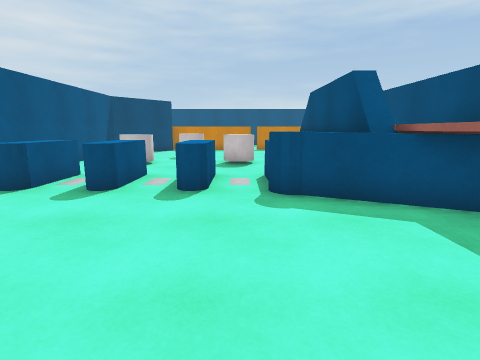
view 1 (above)

18 first-person views from a walk through a scene from a Unity 3-D project. The camera is 1.3 m above the floor, tilts 10° down and sees 80° across. The floor is counted in squares, 1 m on a side. Each view is taken from the middle of a square. On the plan, view 1 faces up. The plan holds only what a view shows up to about 13 squares ahead; the rest is blank.

view 2
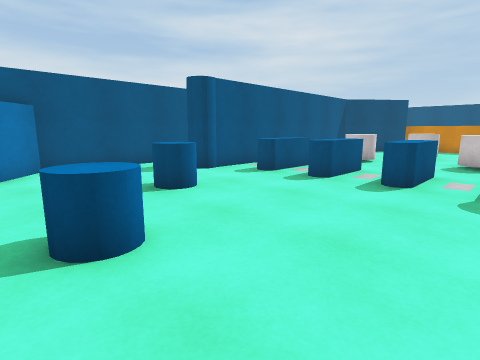

view 3
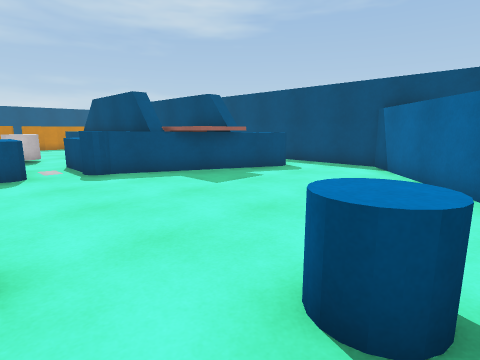

view 4
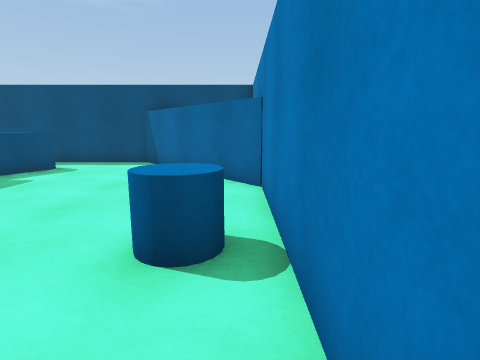

view 5
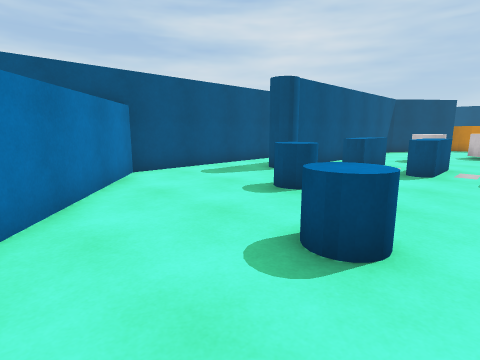

view 6
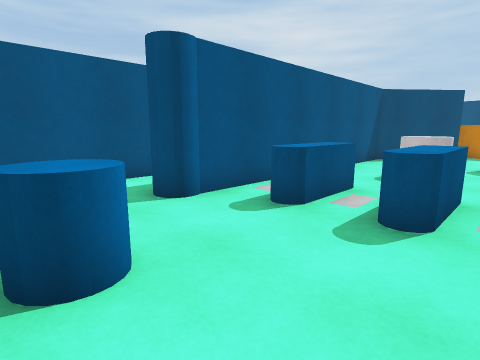

view 7
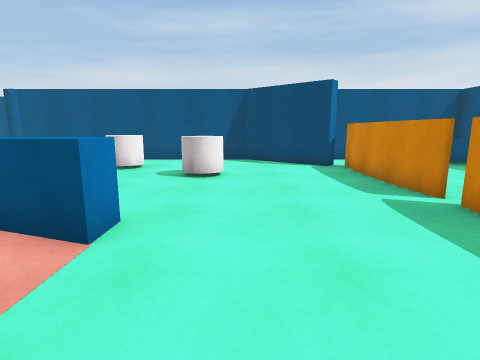

view 8
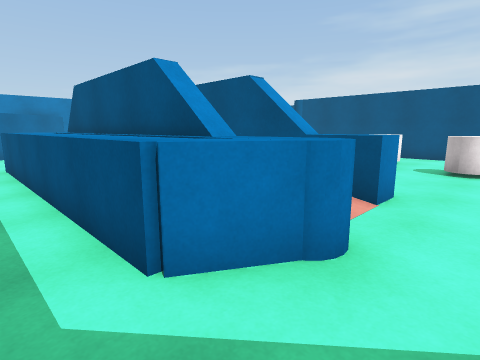

view 9
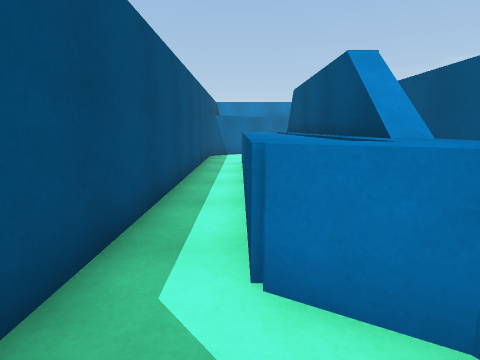

view 10
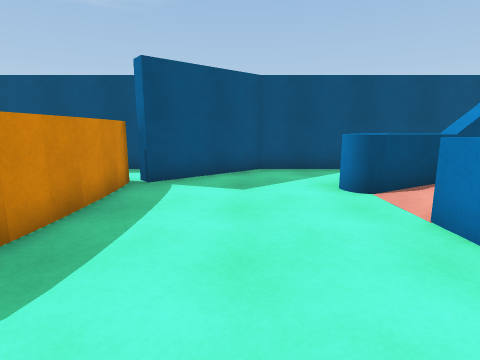

view 11
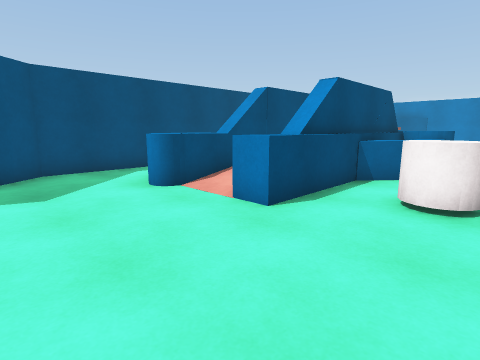

view 12
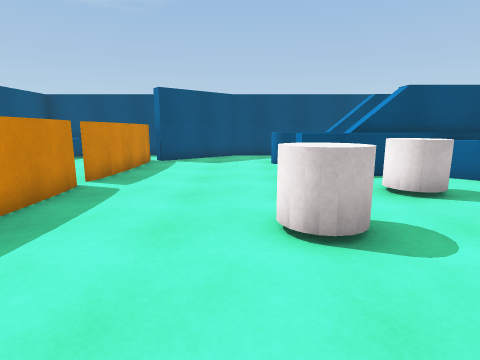

view 13
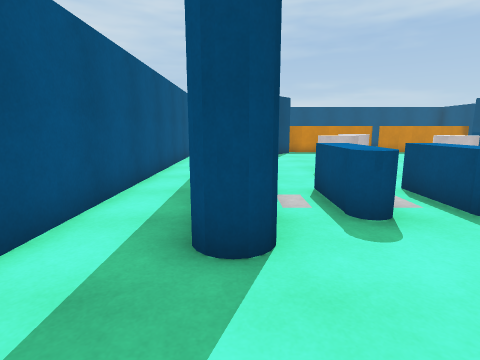

view 14
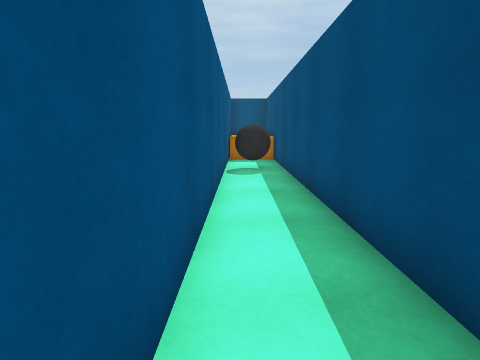

view 15
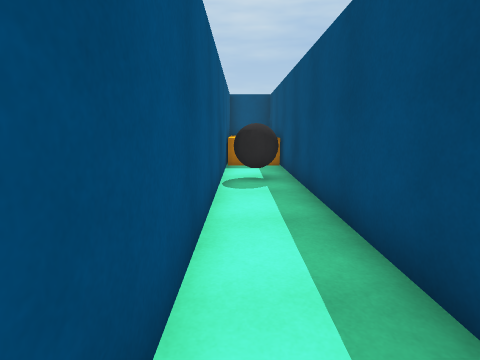

view 16
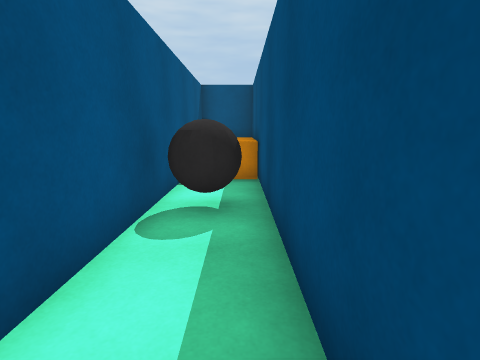

view 17
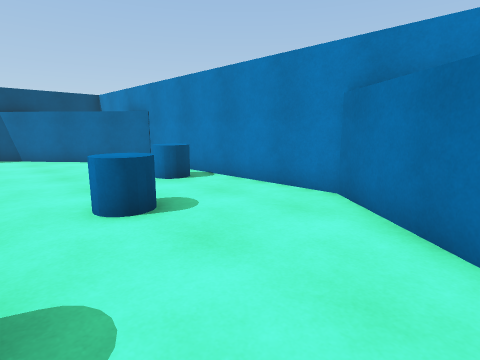

view 18
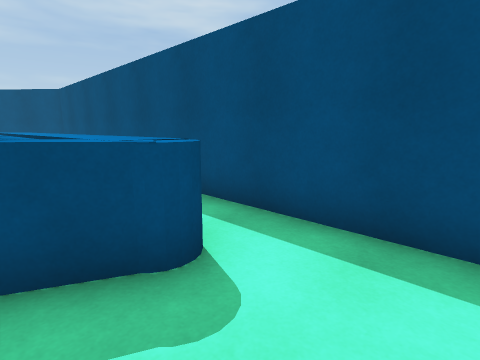

### Floor plan
Key: @ floor where view 1 was taken; # wall or solid block; x gap in a wall; . main floor; : floor 1.5 m higher than the main floor; / step, stairs or slope; = window, fence, low wall or low ledge; ^ raised ledge; C grey cylinder; B block; L black ball; O other object.
Columns run from 10 left of view 1 to 9 right of it. Each row starts with its distance up from view 1.
 21 #OO#               #
 20 #OO#     .. ..     #
 19 #^^#..^^^^^x^^^^^..#
 18 #L##.##.........##
 17 #LL###...........##
 16 #..##.............##
 15 #..#...............#
 14 #..#...CC......O...#
 13 #..#....C...^^.O^..#
 12 #..#..C...C.^^/^^^.#
 11 #..#..CC.CC.^^ ^^^.#
 10 #..#........^# #^^.#
  9 #..#.......BB# #^^.#
  8 #..#.B.B.B.BB# #^^.#
  7 #..#.O.O.O.B^^ ^^^.#
  6 #..#.O.O.O.O## ^^^.#
  5 #..#........=: x^^.#
  4 #............: #^O.#
  3 #....^=.........O..#
  2 #....^.............#
  1 #..................#
  0 ###....^^.@.......##
 -1   ##............###
 -2    ##.....^.  .##
 -3     ##....^...##
 -4      ##########

Positions as (right, up) in squares from view 1, and headings:
1: (0, 0), facing up
2: (1, -1), facing up-left
3: (-2, -3), facing up-right
4: (-3, -3), facing right
5: (-1, -3), facing up-left
6: (-2, 2), facing up-left
7: (6, 15), facing left
8: (8, 15), facing down-left
9: (7, 15), facing down
10: (-1, 16), facing right
11: (-1, 17), facing down-right
12: (-6, 15), facing right
13: (-7, 2), facing up
14: (-9, 8), facing up
15: (-9, 10), facing up
16: (-8, 13), facing up
17: (-7, 2), facing down-right
18: (5, 1), facing up-right
